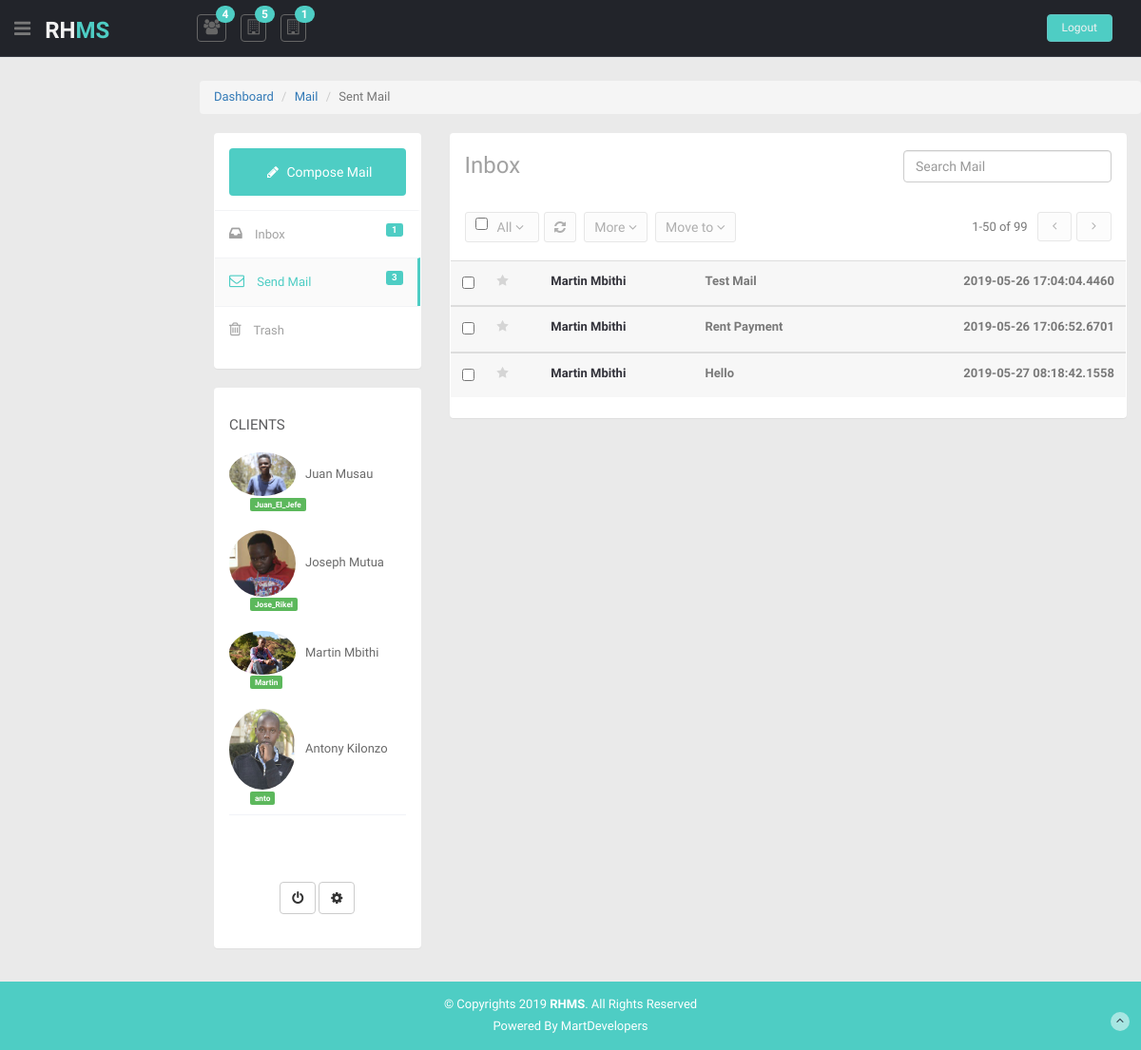
Page /admin/admin-sent-mail.php (signed in) on the committed database.
### tables this page shows
CREATE TABLE `client` (
  `id` int(200) NOT NULL,
  `fname` varchar(200) NOT NULL,
  `mname` varchar(200) NOT NULL,
  `lname` varchar(2000) NOT NULL,
  `national_id` varchar(200) NOT NULL,
  `age` varchar(200) NOT NULL,
  `phoneno` varchar(2000) NOT NULL,
  `email` varchar(200) NOT NULL,
  `address` text NOT NULL,
  `bio` text NOT NULL,
  `username` varchar(2000) NOT NULL,
  `password` varchar(2000) NOT NULL,
  `pic` varchar(2000) NOT NULL,
  `housetype` varchar(200) NOT NULL,
  `debitrent` varchar(200) NOT NULL,
  `creditrent` varchar(200) NOT NULL,
  `pendingrent` varchar(200) NOT NULL,
  `hselocation` varchar(200) NOT NULL,
  `land_lord_phone` varchar(200) NOT NULL,
  `mpesacode` varchar(200) NOT NULL,
  `datepaid` datetime(4) NOT NULL DEFAULT '0000-00-00 00:00:00.0000' ON UPDATE CURRENT_TIMESTAMP(4),
  `date_rent` varchar(20) NOT NULL,
  `month_rent` varchar(20) NOT NULL,
  `year_rent` varchar(20) NOT NULL
);

CREATE TABLE `mail` (
  `id` int(200) NOT NULL,
  `sender` varchar(2000) NOT NULL,
  `sendermail` varchar(200) NOT NULL,
  `receiver` varchar(2000) NOT NULL,
  `receivermail` varchar(200) NOT NULL,
  `title` mediumtext NOT NULL,
  `content` text NOT NULL,
  `status` varchar(2000) NOT NULL,
  `tsend` timestamp(4) NOT NULL DEFAULT CURRENT_TIMESTAMP(4) ON UPDATE CURRENT_TIMESTAMP(4)
);

### admin/admin-sent-mail.php (the view, shortened to what this page needs)
<?php
include('includes/config.php');
?>
<?php include ('includes/head.php')?>
<body>
  <section id="container">
    <?php include('includes/header.php')?>
    <section id="main-content">
      <section class="wrapper">
        <div class="row mt">
        <nav aria-label="breadcrumb">
							<ol class="breadcrumb">
								<li class="breadcrumb-item"><a href="admin-dashboard.php">Dashboard</a></li>
								<li class="breadcrumb-item"><a href="#">Mail</a></li>
                                <li class="breadcrumb-item active" aria-current="page">Sent Mail</li>
							</ol>
						</nav>
          <div class="col-sm-3">
            <section class="panel">
              <div class="panel-body">
                <a href="admin-mail-compose.php" class="btn btn-compose">
                  <i class="fa fa-pencil"></i>  Compose Mail
                  </a>
                  <?php
$result ="SELECT count(*) FROM mail where status = 'send' ";
$stmt = $mysqli->prepare($result);
$stmt->execute();
$stmt->bind_result($send);
?>
<?php
$result ="SELECT count(*) FROM mail where status= 'inbox' ";
$stmt = $mysqli->prepare($result);
$stmt->execute();
$stmt->bind_result($inbox);
?>
                <ul class="nav nav-pills nav-stacked mail-nav">
                  <li ><a href="admin-mail.php"> <i class="fa fa-inbox"></i> Inbox  <span class="label label-theme pull-right inbox-notification"><?php echo $inbox;?></span></a></li>
                  <li class="active"><a href="admin-sent-mail.php"> <i class="fa fa-envelope-o"></i> Send Mail <span class="label label-theme pull-right inbox-notification"><?php echo $send;?></span></a></li>
                  <li><a href="#"> <i class="fa fa-trash-o"></i> Trash</a></li>
                </ul>
              </div>
            </section>
            <section class="panel">
              <div class="panel-body">
                <ul class="nav nav-pills nav-stacked labels-info ">
                  <li>
                    <h4>Clients</h4>
                  </li>
                  <?php
                   $ret="SELECT * FROM client ";
                    $stmt= $mysqli->prepare($ret) ;
                    $stmt->execute() ;
                    $res=$stmt->get_result();
                    $cnt=1;
                    while($row=$res->fetch_object())
                    	  {
                    	  	?>
                  <li>
                    <a>
                        <img src="../client/img/profile_pic/<?php echo $row->pic;?>" class="img-circle" width="70"><?php echo $row->fname;?> <?php echo $row->lname;?>
                        <p><span class="label label-success"><?php echo $row->username;?></span></p>
                      </a>
                  </li>
                  <?php $cnt=$cnt+1; } ?>
                </ul>
                <div class="inbox-body text-center inbox-action">
                  <div class="btn-group">
                    <a class="btn mini btn-default" href="javascript:;">
                      <i class="fa fa-power-off"></i>
                      </a>
                  </div>
                  <div class="btn-group">
                    <a class="btn mini btn-default" href="javascript:;">
                      <i class="fa fa-cog"></i>
                      </a>
                  </div>
                </div>
              </div>
            </section>
          </div>
          <div class="col-sm-9">
            <section class="panel">
              <header class="panel-heading wht-bg">
                <h4 class="gen-case">
                    Inbox
                    <form action="#" class="pull-right mail-src-position">
                      <div class="input-append">
                        <input type="text" class="form-control " placeholder="Search Mail">
                      </div>
                    </form>
                  </h4>
              </header>
              <div class="panel-body minimal">
                <div class="mail-option">
                  <div class="chk-all">
                    <div class="pull-left mail-checkbox">
                      <input type="checkbox" class="">
                    </div>
                    <div class="btn-group">
                      <a data-toggle="dropdown" href="#" class="btn mini all">
                        All
                        <i class="fa fa-angle-down "></i>
                        </a>
                    </div>
                  </div>
                  <div class="btn-group">
                    <a data-original-title="Refresh" data-placement="top" data-toggle="dropdown" href="#" class="btn mini tooltips">
                      <i class=" fa fa-refresh"></i>
                      </a>
                  </div>
                  <div class="btn-group hidden-phone">
                    <a data-toggle="dropdown" href="#" class="btn mini blue">
                      More
                      <i class="fa fa-angle-down "></i>
                      </a>
                  </div>
                  <div class="btn-group">
                    <a data-toggle="dropdown" href="#" class="btn mini blue">
                      Move to
                      <i class="fa fa-angle-down "></i>
                      </a>
                  </div>
                  <ul class="unstyled inbox-pagination">
                    <li><span>1-50 of 99</span></li>
                    <li>
                      <a class="np-btn" href="#"><i class="fa fa-angle-left  pagination-left"></i></a>
                    </li>
                    <li>
                      <a class="np-btn" href="#"><i class="fa fa-angle-right pagination-right"></i></a>
                    </li>
                  </ul>
                </div>
                <div class="table-inbox-wrap ">
                  <table class="table table-inbox table-hover">
                  <?php
                   $ret="SELECT * FROM mail where status= 'send' ";
                    $stmt= $mysqli->prepare($ret) ;
                    $stmt->execute() ;
                    $res=$stmt->get_result();
                    $cnt=1;
                    while($row=$res->fetch_object())
                    	  {
                    	  	?>
                    <tbody>
                      <tr class="unread">
                        <td class="inbox-small-cells">
                          <input type="checkbox" class="mail-checkbox">
                        </td>
                        <td class="inbox-small-cells"><i class="fa fa-star"></i></td>
                        <td class="view-message  dont-show"><a href="admin-mail-view.php?id=<?php echo $row->id;?>"><?php echo $row->sender;?></a></td>
                        <td class="view-message "><?php echo $row->title;?></td>
                        <td class="view-message  text-right"><?php echo $row->tsend;?></td>
                      </tr>
                    </tbody>
                    <?php $cnt=$cnt+1; } ?>
                  </table>
                </div>
              </div>
            </section>
          </div>
        </div>
      </section>
    </section>
    <?php include ('includes/footer.php')?>
  </section>
</body>
</html>

### admin/includes/head.php (shortened to what this page needs)
<!DOCTYPE html>
<html lang="en">
<head>
  <link href="lib/bootstrap/css/bootstrap.min.css" rel="stylesheet">
  <link href="lib/font-awesome/css/font-awesome.css" rel="stylesheet" />
  <link rel="stylesheet" type="text/css" href="css/zabuto_calendar.css">
  <link rel="stylesheet" type="text/css" href="lib/gritter/css/jquery.gritter.css" />
  <link href="css/style.css" rel="stylesheet">
  <link href="css/style-responsive.css" rel="stylesheet">
    <link href="lib/font-awesome/css/font-awesome.css" rel="stylesheet" />
  <link href="lib/advanced-datatable/css/demo_page.css" rel="stylesheet" />
  <link href="lib/advanced-datatable/css/demo_table.css" rel="stylesheet" />
  <link rel="stylesheet" href="lib/advanced-datatable/css/DT_bootstrap.css" />

### admin/includes/header.php (shortened to what this page needs)
<header class="header black-bg">
      <div class="sidebar-toggle-box">
        <div class="fa fa-bars tooltips" data-placement="right" data-original-title="Toggle Navigation"></div>
      </div>
      <a href="admin-dashboard.php" class="logo"><b>RH<span>MS</span></b></a>
      <div class="nav notify-row" id="top_menu">
        <ul class="nav top-menu">
          <?php
$result ="SELECT count(*) FROM client ";
$stmt = $mysqli->prepare($result);
$stmt->execute();
$stmt->bind_result($count);
?>
          <li class="dropdown">
            <a data-toggle="dropdown" class="dropdown-toggle" href="admin-dashboard.php#">
              <i class="fa fa-users"></i>
              <span class="badge bg-theme"><?php echo $count;?></span>
              </a>
          </li>
          <?php
$result ="SELECT count(*) FROM house where status='vacant' ";
$stmt = $mysqli->prepare($result);
$stmt->execute();
$stmt->bind_result($count);
?>
          <li id="header_inbox_bar" class="dropdown">
            <a data-toggle="dropdown" class="dropdown-toggle" href="admin-dashboard.php#">
              <i class="fa fa-building-o"></i>
              <span class="badge bg-theme"><?php echo $count;?></span>
              </a>
          </li>
          <?php
$result ="SELECT count(*) FROM house where status !='vacant' ";
$stmt = $mysqli->prepare($result);
$stmt->execute();
$stmt->bind_result($vacant);
?>
          <li id="header_inbox_bar" class="dropdown">
            <a data-toggle="dropdown" class="dropdown-toggle" href="admin-dashboard.php#">
              <i class="fa fa-building-o"></i>
              <span class="badge bg-theme"><?php echo $vacant;?></span>
              </a>
          </li>
        </ul>
      </div>
      <div class="top-menu">
        <ul class="nav pull-right top-menu">
          <li><a class="logout" href="admin-logout.php">Logout</a></li>
        </ul>
      </div>
    </header>

### admin/includes/footer.php
<footer class="site-footer">
      <div class="text-center">
        <p>
          &copy; Copyrights <?php echo date ("Y");?> <strong>RHMS</strong>. All Rights Reserved
        </p>
        <div class="credits">
          Powered By  <a href="https://martdev.info">MartDevelopers</a>
        </div>
        <a href="index.html#" class="go-top">
          <i class="fa fa-angle-up"></i>
          </a>
      </div>
</footer>

### rows in the picture
client: pic (picture), fname "Juan", lname "Musau", username "Juan_El_Jefe"
client: pic (picture), fname "Joseph", lname "Mutua", username "Jose_Rikel"
client: pic (picture), fname "Martin", lname "Mbithi", username "Martin"
client: pic (picture), fname "Antony", lname "Kilonzo", username "anto"
mail: sender "Martin Mbithi", title "Test Mail", tsend "2019-05-26 17:04:04.4460"
mail: sender "Martin Mbithi", title "Rent Payment", tsend "2019-05-26 17:06:52.6701"
mail: sender "Martin Mbithi", title "Hello", tsend "2019-05-27 08:18:42.1558"

### other values in the picture
$count "4"
$count "5"
$vacant "1"
$inbox "1"
$send "3"
date ("Y") "2019"
